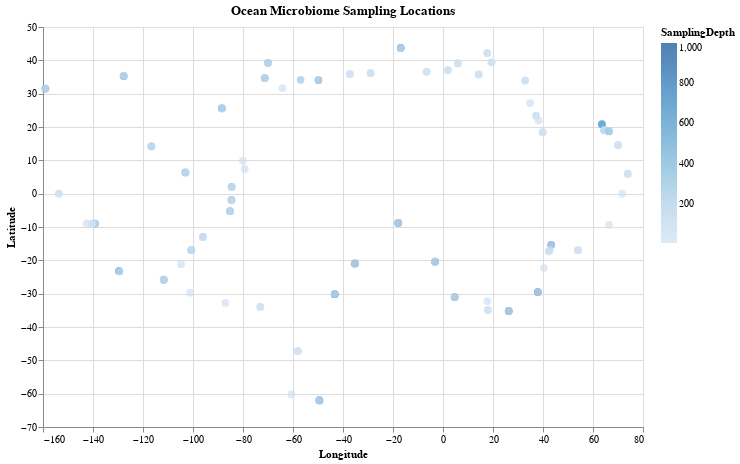

Notebook cell for this chart:
### Markdown cell above
**Scatter Plot**

### Code cell
import altair as alt

# Scatter plot
scatter = alt.Chart(df).mark_circle(size=60).encode(
    x='Longitude',
    y='Latitude',
    color='SamplingDepth',
    tooltip=['SampleID', 'Latitude', 'Longitude', 'SamplingDepth']
).properties(
    title='Ocean Microbiome Sampling Locations',
    width=600,
    height=400
)

scatter

### Figure 1 — Vega-Lite specification as saved in the notebook (floating-point values rounded to 4 significant figures; data arrays with more than 128 entries replaced by an {"elided": "..."} marker saying what was removed)
{"config": {"view": {"continuousWidth": 300, "continuousHeight": 300}}, "data": {"name": "data-f3ac98d8b0f7b4d72271bbb0c7b36649"}, "mark": {"type": "circle", "size": 60}, "encoding": {"color": {"field": "SamplingDepth", "type": "quantitative"}, "tooltip": [{"field": "SampleID", "type": "nominal"}, {"field": "Latitude", "type": "quantitative"}, {"field": "Longitude", "type": "quantitative"}, {"field": "SamplingDepth", "type": "quantitative"}], "x": {"field": "Longitude", "type": "quantitative"}, "y": {"field": "Latitude", "type": "quantitative"}}, "height": 400, "title": "Ocean Microbiome Sampling Locations", "width": 600, "$schema": "https://vega.github.io/schema/vega-lite/v5.20.1.json", "datasets": {"data-f3ac98d8b0f7b4d72271bbb0c7b36649": {"elided": "135 records"}}}
